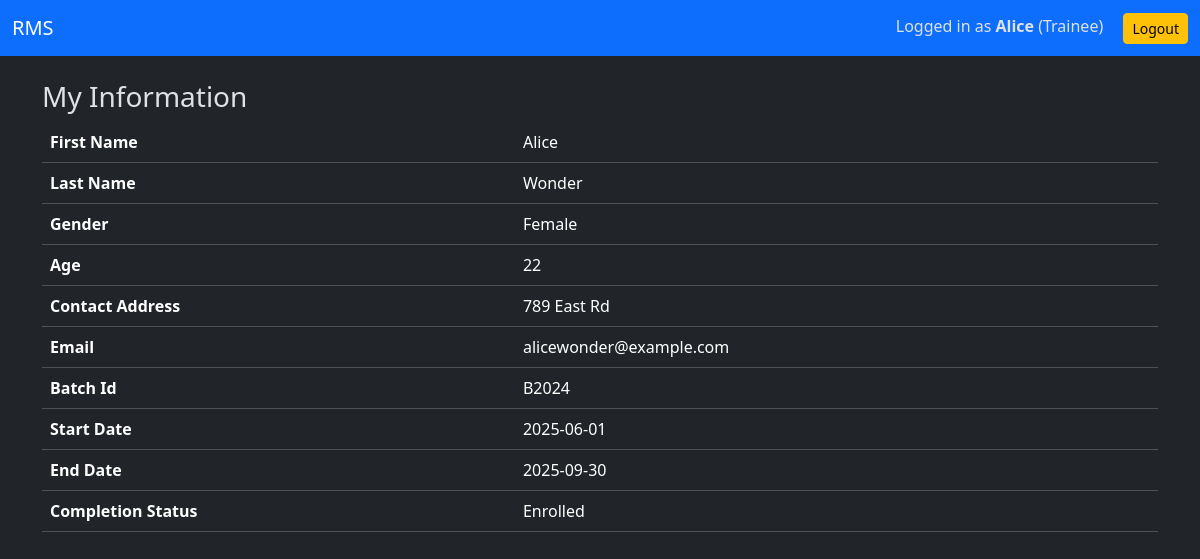
The app's page /trainee/profile.php (signed in) with its own data.
### tables this page shows
CREATE TABLE Trainees (
    trainee_id INT AUTO_INCREMENT PRIMARY KEY,
    pd_id INT,
    first_name VARCHAR(50) NOT NULL,
    last_name VARCHAR(50) NOT NULL,
    gender ENUM('Male','Female','Other'),
    age INT,
    contact_address VARCHAR(255),
    email VARCHAR(100) UNIQUE NOT NULL,
    password VARCHAR(255) NOT NULL,
    batch_id VARCHAR(100) NOT NULL,
    start_date DATE NOT NULL,
    end_date DATE NOT NULL,
    trainer_employee_id INT NULL,
    completion_status ENUM('Enrolled','In Progress','Completed','Dropped') NOT NULL DEFAULT 'Enrolled',
    FOREIGN KEY (pd_id) REFERENCES Posts_and_Departments(pd_id) ON DELETE SET NULL,
    FOREIGN KEY (trainer_employee_id) REFERENCES Employees(employee_id) ON DELETE SET NULL
);

### trainee/profile.php (the view, shortened to what this page needs)
<?php
$db = get_db();
$row = $db->query("SELECT * FROM Trainees WHERE trainee_id=".$_SESSION["user_id"])->fetch_assoc();
$user = $row['first_name'];
$role = "trainee";
?>
<!DOCTYPE html>
<html lang="en" data-bs-theme="dark">
<head>
    <link href="https://cdn.jsdelivr.net/npm/bootstrap@5.3.3/dist/css/bootstrap.min.css" rel="stylesheet">
</head>
<body>
<?php include "../includes/navbar.php"; ?>
<div class="container">
    <h3>My Information</h3>
    <table class="table table-dark">
        <?php foreach ($row as $k=>$v)
            if (!in_array($k, ['password','trainee_id','pd_id','trainer_employee_id']))
                echo "<tr><th>".ucwords(str_replace("_"," ",$k))."</th><td>".htmlspecialchars($v)."</td></tr>";
        ?>
    </table>
</div>
</body>
</html>

### includes/navbar.php (shortened to what this page needs)
<nav class="navbar navbar-expand-lg navbar-dark bg-primary mb-4">
  <div class="container-fluid">
    <a class="navbar-brand" href="../dashboard.php">RMS</a>
    <div>
      <span class="me-3">Logged in as <b><?=htmlspecialchars($user)?></b> (<?=ucfirst($role)?>)</span>
      <a href="/logout.php" class="btn btn-sm btn-warning">Logout</a>
    </div>
  </div>
</nav>

### records on screen
trainees: first_name "Alice", last_name "Wonder", gender "Female", age "22", contact_address "789 East Rd", email "alicewonder@example.com", batch "B2024", start_date "2025-06-01", end_date "2025-09-30", completion_status "Enrolled"

### other values on screen
$role "Trainee"
str_replace("_"," ",$k) "First Name"
str_replace("_"," ",$k) "Last Name"
str_replace("_"," ",$k) "Gender"
str_replace("_"," ",$k) "Age"
str_replace("_"," ",$k) "Contact Address"
str_replace("_"," ",$k) "Email"
str_replace("_"," ",$k) "Batch Id"
str_replace("_"," ",$k) "Start Date"
str_replace("_"," ",$k) "End Date"
str_replace("_"," ",$k) "Completion Status"
